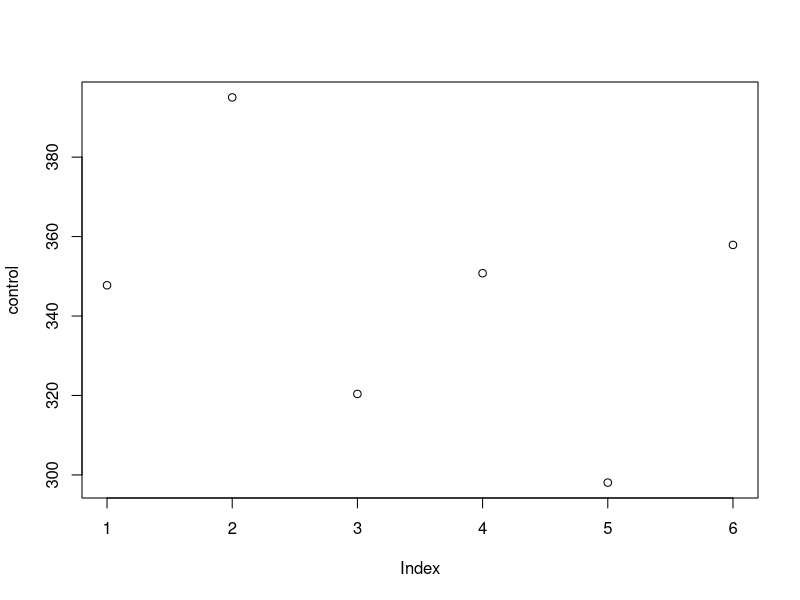
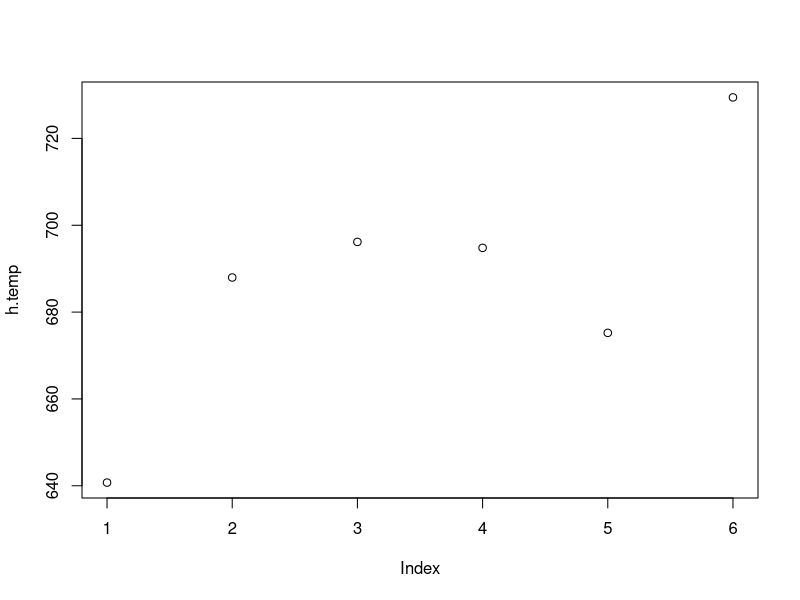
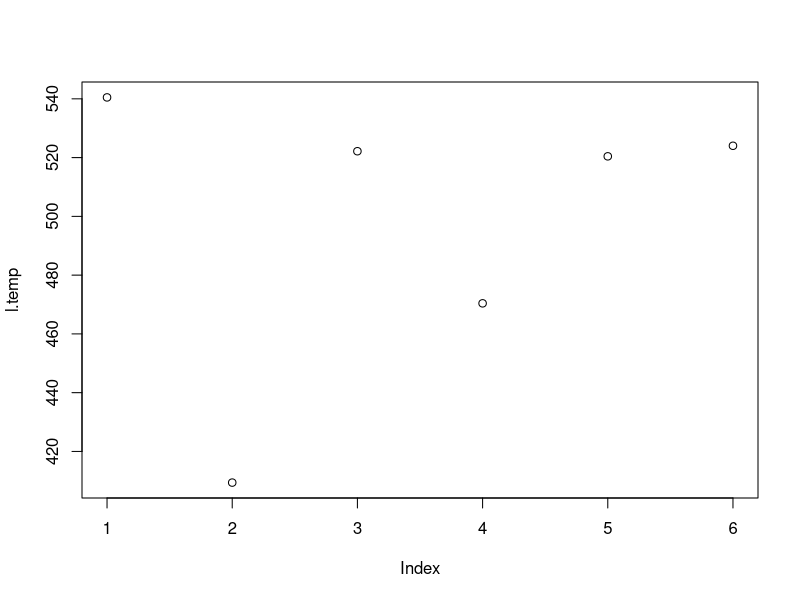
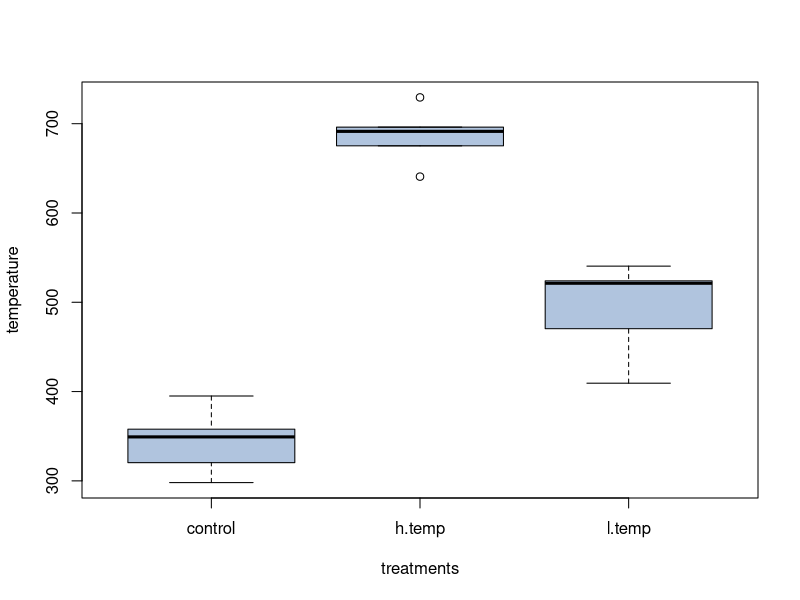

Here is the R script that generated these plots, in order:
## ---- chunk 1
knitr::opts_chunk$set(echo = TRUE)
## ---- chunk 2

#based on Biochar 4 Crops lettuce data

library(stats)
library(dplyr)
library(tidyverse)
library(ggplot2)
## ---- chunk 3
n=6
# n is the sample size
control<-rnorm(n, mean=350, sd=50)
#the control temperature variation
l.temp<-rnorm(n, mean=500, sd=50)
#low temperature variation 
h.temp<-rnorm(n, mean=700, sd=50)
# high temperatur variation

  dataFrame <- data.frame(control,l.temp,h.temp)
  # full data frame
  summary(control)
  summary(h.temp)
  summary(l.temp)
  # summary of the vectors
## ---- chunk 4
  newdata<-pivot_longer(dataFrame,cols= everything(), names_to = "treatments", values_to="temperature")
  print(newdata)
  # pivoted data set to be used in the boxplot, easily manipulated
## ---- chunk 5
  plot(control)
  plot(h.temp)
  plot(l.temp)
## ---- chunk 6
boxplot(newdata$temperature ~ newdata$treatments, 
        xlab= "treatments",
        ylab= "temperature",
        col = "lightsteelblue"
)
summary(aov(newdata$temperature~newdata$treatments)) 
# p-value = 6.26e-8
#as the sample becomes larger the test becomes more significant as a lower value each time the sample size is increased. 
# even with a value of 2 the data is still significant. the test resulted in p-value= 0.0255.

